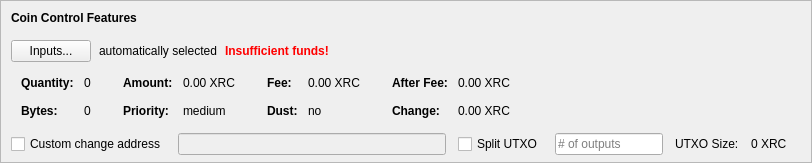
    <widget class="QFrame" name="frameCoinControl">
     <property name="sizePolicy">
      <sizepolicy hsizetype="Expanding" vsizetype="Expanding">
       <horstretch>0</horstretch>
       <verstretch>0</verstretch>
      </sizepolicy>
     </property>
     <property name="maximumSize">
      <size>
       <width>16777215</width>
       <height>16777215</height>
      </size>
     </property>
     <property name="frameShape">
      <enum>QFrame::StyledPanel</enum>
     </property>
     <property name="frameShadow">
      <enum>QFrame::Sunken</enum>
     </property>
     <layout class="QVBoxLayout" name="verticalLayoutCoinControl2">
      <property name="spacing">
       <number>0</number>
      </property>
      <property name="leftMargin">
       <number>0</number>
      </property>
      <property name="topMargin">
       <number>0</number>
      </property>
      <property name="rightMargin">
       <number>0</number>
      </property>
      <property name="bottomMargin">
       <number>6</number>
      </property>
      <item>
       <layout class="QVBoxLayout" name="verticalLayoutCoinControl" stretch="0,0,0,0,1">
        <property name="spacing">
         <number>0</number>
        </property>
        <property name="leftMargin">
         <number>10</number>
        </property>
        <property name="topMargin">
         <number>10</number>
        </property>
        <item>
         <layout class="QHBoxLayout" name="horizontalLayoutCoinControl1">
          <property name="bottomMargin">
           <number>15</number>
          </property>
          <item>
           <widget class="QLabel" name="labelCoinControlFeatures">
            <property name="sizePolicy">
             <sizepolicy hsizetype="Preferred" vsizetype="Maximum">
              <horstretch>0</horstretch>
              <verstretch>0</verstretch>
             </sizepolicy>
            </property>
            <property name="font">
             <font>
              <weight>75</weight>
              <bold>true</bold>
             </font>
            </property>
            <property name="styleSheet">
             <string notr="true">font-weight:bold;</string>
            </property>
            <property name="text">
             <string>Coin Control Features</string>
            </property>
           </widget>
          </item>
         </layout>
        </item>
        <item>
         <layout class="QHBoxLayout" name="horizontalLayoutCoinControl2" stretch="0,0,0,0">
          <property name="spacing">
           <number>8</number>
          </property>
          <property name="bottomMargin">
           <number>10</number>
          </property>
          <item>
           <widget class="QPushButton" name="pushButtonCoinControl">
            <property name="styleSheet">
             <string notr="true"/>
            </property>
            <property name="text">
             <string>Inputs...</string>
            </property>
            <property name="autoDefault">
             <bool>false</bool>
            </property>
           </widget>
          </item>
          <item>
           <widget class="QLabel" name="labelCoinControlAutomaticallySelected">
            <property name="text">
             <string>automatically selected</string>
            </property>
            <property name="margin">
             <number>5</number>
            </property>
           </widget>
          </item>
          <item>
           <widget class="QLabel" name="labelCoinControlInsuffFunds">
            <property name="font">
             <font>
              <weight>75</weight>
              <bold>true</bold>
             </font>
            </property>
            <property name="styleSheet">
             <string notr="true">color:red;font-weight:bold;</string>
            </property>
            <property name="text">
             <string>Insufficient funds!</string>
            </property>
            <property name="margin">
             <number>5</number>
            </property>
           </widget>
          </item>
          <item>
           <spacer name="horizontalSpacerCoinControl">
            <property name="orientation">
             <enum>Qt::Horizontal</enum>
            </property>
            <property name="sizeHint" stdset="0">
             <size>
              <width>40</width>
              <height>1</height>
             </size>
            </property>
           </spacer>
          </item>
         </layout>
        </item>
        <item>
         <widget class="QWidget" name="widgetCoinControl" native="true">
          <property name="sizePolicy">
           <sizepolicy hsizetype="Preferred" vsizetype="Preferred">
            <horstretch>0</horstretch>
            <verstretch>0</verstretch>
           </sizepolicy>
          </property>
          <property name="minimumSize">
           <size>
            <width>0</width>
            <height>0</height>
           </size>
          </property>
          <property name="styleSheet">
           <string notr="true"/>
          </property>
          <layout class="QHBoxLayout" name="horizontalLayoutCoinControl5">
           <property name="leftMargin">
            <number>0</number>
           </property>
           <property name="topMargin">
            <number>0</number>
           </property>
           <property name="rightMargin">
            <number>0</number>
           </property>
           <property name="bottomMargin">
            <number>0</number>
           </property>
           <item>
            <layout class="QHBoxLayout" name="horizontalLayoutCoinControl3" stretch="0,0,0,1">
             <property name="spacing">
              <number>20</number>
             </property>
             <property name="topMargin">
              <number>0</number>
             </property>
             <property name="bottomMargin">
              <number>10</number>
             </property>
             <item>
              <layout class="QFormLayout" name="formLayoutCoinControl1">
               <property name="horizontalSpacing">
                <number>10</number>
               </property>
               <property name="verticalSpacing">
                <number>14</number>
               </property>
               <property name="leftMargin">
                <number>10</number>
               </property>
               <property name="topMargin">
                <number>4</number>
               </property>
               <property name="rightMargin">
                <number>6</number>
               </property>
               <item row="0" column="0">
                <widget class="QLabel" name="labelCoinControlQuantityText">
                 <property name="font">
                  <font>
                   <weight>75</weight>
                   <bold>true</bold>
                  </font>
                 </property>
                 <property name="text">
                  <string>Quantity:</string>
                 </property>
                 <property name="margin">
                  <number>0</number>
                 </property>
                </widget>
               </item>
               <item row="0" column="1">
                <widget class="QLabel" name="labelCoinControlQuantity">
                 <property name="cursor">
                  <cursorShape>IBeamCursor</cursorShape>
                 </property>
                 <property name="contextMenuPolicy">
                  <enum>Qt::ActionsContextMenu</enum>
                 </property>
                 <property name="text">
                  <string notr="true">0</string>
                 </property>
                 <property name="margin">
                  <number>0</number>
                 </property>
                 <property name="textInteractionFlags">
                  <set>Qt::LinksAccessibleByMouse|Qt::TextSelectableByKeyboard|Qt::TextSelectableByMouse</set>
                 </property>
                </widget>
               </item>
               <item row="1" column="0">
                <widget class="QLabel" name="labelCoinControlBytesText">
                 <property name="font">
                  <font>
                   <weight>75</weight>
                   <bold>true</bold>
                  </font>
                 </property>
                 <property name="text">
                  <string>Bytes:</string>
                 </property>
                </widget>
               </item>
               <item row="1" column="1">
                <widget class="QLabel" name="labelCoinControlBytes">
                 <property name="cursor">
                  <cursorShape>IBeamCursor</cursorShape>
                 </property>
                 <property name="contextMenuPolicy">
                  <enum>Qt::ActionsContextMenu</enum>
                 </property>
                 <property name="text">
                  <string notr="true">0</string>
                 </property>
                 <property name="textInteractionFlags">
                  <set>Qt::LinksAccessibleByMouse|Qt::TextSelectableByKeyboard|Qt::TextSelectableByMouse</set>
                 </property>
                </widget>
               </item>
              </layout>
             </item>
             <item>
              <layout class="QFormLayout" name="formLayoutCoinControl2">
               <property name="horizontalSpacing">
                <number>10</number>
               </property>
               <property name="verticalSpacing">
                <number>14</number>
               </property>
               <property name="leftMargin">
                <number>6</number>
               </property>
               <property name="topMargin">
                <number>4</number>
               </property>
               <property name="rightMargin">
                <number>6</number>
               </property>
               <item row="0" column="0">
                <widget class="QLabel" name="labelCoinControlAmountText">
                 <property name="font">
                  <font>
                   <weight>75</weight>
                   <bold>true</bold>
                  </font>
                 </property>
                 <property name="text">
                  <string>Amount:</string>
                 </property>
                 <property name="margin">
                  <number>0</number>
                 </property>
                </widget>
               </item>
               <item row="0" column="1">
                <widget class="QLabel" name="labelCoinControlAmount">
                 <property name="cursor">
                  <cursorShape>IBeamCursor</cursorShape>
                 </property>
                 <property name="contextMenuPolicy">
                  <enum>Qt::ActionsContextMenu</enum>
                 </property>
                 <property name="text">
                  <string notr="true">0.00 XRC</string>
                 </property>
                 <property name="textInteractionFlags">
                  <set>Qt::LinksAccessibleByMouse|Qt::TextSelectableByKeyboard|Qt::TextSelectableByMouse</set>
                 </property>
                </widget>
               </item>
               <item row="1" column="0">
                <widget class="QLabel" name="labelCoinControlPriorityText">
                 <property name="font">
                  <font>
                   <weight>75</weight>
                   <bold>true</bold>
                  </font>
                 </property>
                 <property name="text">
                  <string>Priority:</string>
                 </property>
                </widget>
               </item>
               <item row="1" column="1">
                <widget class="QLabel" name="labelCoinControlPriority">
                 <property name="cursor">
                  <cursorShape>IBeamCursor</cursorShape>
                 </property>
                 <property name="contextMenuPolicy">
                  <enum>Qt::ActionsContextMenu</enum>
                 </property>
                 <property name="text">
                  <string>medium</string>
                 </property>
                 <property name="textInteractionFlags">
                  <set>Qt::LinksAccessibleByMouse|Qt::TextSelectableByKeyboard|Qt::TextSelectableByMouse</set>
                 </property>
                </widget>
               </item>
              </layout>
             </item>
             <item>
              <layout class="QFormLayout" name="formLayoutCoinControl3">
               <property name="horizontalSpacing">
                <number>10</number>
               </property>
               <property name="verticalSpacing">
                <number>14</number>
               </property>
               <property name="leftMargin">
                <number>6</number>
               </property>
               <property name="topMargin">
                <number>4</number>
               </property>
               <property name="rightMargin">
                <number>6</number>
               </property>
               <item row="0" column="0">
                <widget class="QLabel" name="labelCoinControlFeeText">
                 <property name="font">
                  <font>
                   <weight>75</weight>
                   <bold>true</bold>
                  </font>
                 </property>
                 <property name="text">
                  <string>Fee:</string>
                 </property>
                 <property name="margin">
                  <number>0</number>
                 </property>
                </widget>
               </item>
               <item row="0" column="1">
                <widget class="QLabel" name="labelCoinControlFee">
                 <property name="cursor">
                  <cursorShape>IBeamCursor</cursorShape>
                 </property>
                 <property name="contextMenuPolicy">
                  <enum>Qt::ActionsContextMenu</enum>
                 </property>
                 <property name="text">
                  <string notr="true">0.00 XRC</string>
                 </property>
                 <property name="textInteractionFlags">
                  <set>Qt::LinksAccessibleByMouse|Qt::TextSelectableByKeyboard|Qt::TextSelectableByMouse</set>
                 </property>
                </widget>
               </item>
               <item row="1" column="0">
                <widget class="QLabel" name="labelCoinControlLowOutputText">
                 <property name="font">
                  <font>
                   <weight>75</weight>
                   <bold>true</bold>
                  </font>
                 </property>
                 <property name="text">
                  <string>Dust:</string>
                 </property>
                </widget>
               </item>
               <item row="1" column="1">
                <widget class="QLabel" name="labelCoinControlLowOutput">
                 <property name="cursor">
                  <cursorShape>IBeamCursor</cursorShape>
                 </property>
                 <property name="contextMenuPolicy">
                  <enum>Qt::ActionsContextMenu</enum>
                 </property>
                 <property name="text">
                  <string>no</string>
                 </property>
                 <property name="textInteractionFlags">
                  <set>Qt::LinksAccessibleByMouse|Qt::TextSelectableByKeyboard|Qt::TextSelectableByMouse</set>
                 </property>
                </widget>
               </item>
              </layout>
             </item>
             <item>
              <layout class="QFormLayout" name="formLayoutCoinControl4">
               <property name="horizontalSpacing">
                <number>10</number>
               </property>
               <property name="verticalSpacing">
                <number>14</number>
               </property>
               <property name="leftMargin">
                <number>6</number>
               </property>
               <property name="topMargin">
                <number>4</number>
               </property>
               <property name="rightMargin">
                <number>6</number>
               </property>
               <item row="0" column="0">
                <widget class="QLabel" name="labelCoinControlAfterFeeText">
                 <property name="font">
                  <font>
                   <weight>75</weight>
                   <bold>true</bold>
                  </font>
                 </property>
                 <property name="text">
                  <string>After Fee:</string>
                 </property>
                 <property name="margin">
                  <number>0</number>
                 </property>
                </widget>
               </item>
               <item row="0" column="1">
                <widget class="QLabel" name="labelCoinControlAfterFee">
                 <property name="cursor">
                  <cursorShape>IBeamCursor</cursorShape>
                 </property>
                 <property name="contextMenuPolicy">
                  <enum>Qt::ActionsContextMenu</enum>
                 </property>
                 <property name="text">
                  <string notr="true">0.00 XRC</string>
                 </property>
                 <property name="textInteractionFlags">
                  <set>Qt::LinksAccessibleByMouse|Qt::TextSelectableByKeyboard|Qt::TextSelectableByMouse</set>
                 </property>
                </widget>
               </item>
               <item row="1" column="0">
                <widget class="QLabel" name="labelCoinControlChangeText">
                 <property name="font">
                  <font>
                   <weight>75</weight>
                   <bold>true</bold>
                  </font>
                 </property>
                 <property name="text">
                  <string>Change:</string>
                 </property>
                </widget>
               </item>
               <item row="1" column="1">
                <widget class="QLabel" name="labelCoinControlChange">
                 <property name="cursor">
                  <cursorShape>IBeamCursor</cursorShape>
                 </property>
                 <property name="contextMenuPolicy">
                  <enum>Qt::ActionsContextMenu</enum>
                 </property>
                 <property name="text">
                  <string notr="true">0.00 XRC</string>
                 </property>
                 <property name="textInteractionFlags">
                  <set>Qt::LinksAccessibleByMouse|Qt::TextSelectableByKeyboard|Qt::TextSelectableByMouse</set>
                 </property>
                </widget>
               </item>
              </layout>
             </item>
            </layout>
           </item>
          </layout>
         </widget>
        </item>
        <item>
         <layout class="QHBoxLayout" name="horizontalLayoutCoinControl4" stretch="0,0,0,0,0,0,0">
          <property name="spacing">
           <number>12</number>
          </property>
          <property name="sizeConstraint">
           <enum>QLayout::SetDefaultConstraint</enum>
          </property>
          <property name="topMargin">
           <number>5</number>
          </property>
          <property name="rightMargin">
           <number>5</number>
          </property>
          <item>
           <widget class="QCheckBox" name="checkBoxCoinControlChange">
            <property name="toolTip">
             <string>If this is activated, but the change address is empty or invalid, change will be sent to a newly generated address.</string>
            </property>
            <property name="text">
             <string>Custom change address</string>
            </property>
           </widget>
          </item>
          <item>
           <widget class="QValidatedLineEdit" name="lineEditCoinControlChange">
            <property name="enabled">
             <bool>false</bool>
            </property>
            <property name="sizePolicy">
             <sizepolicy hsizetype="Expanding" vsizetype="Fixed">
              <horstretch>0</horstretch>
              <verstretch>0</verstretch>
             </sizepolicy>
            </property>
           </widget>
          </item>
          <item>
           <widget class="QCheckBox" name="splitBlockCheckBox">
            <property name="text">
             <string>Split UTXO</string>
            </property>
           </widget>
          </item>
          <item>
           <widget class="QLineEdit" name="splitBlockLineEdit">
            <property name="sizePolicy">
             <sizepolicy hsizetype="Fixed" vsizetype="Fixed">
              <horstretch>50</horstretch>
              <verstretch>0</verstretch>
             </sizepolicy>
            </property>
            <property name="placeholderText">
             <string># of outputs</string>
            </property>
           </widget>
          </item>
          <item>
           <widget class="QLabel" name="labelBlockSizeText">
            <property name="text">
             <string>UTXO Size:</string>
            </property>
           </widget>
          </item>
          <item>
           <widget class="QLabel" name="labelBlockSize">
            <property name="text">
             <string>0 XRC</string>
            </property>
           </widget>
          </item>
          <item>
           <widget class="QLabel" name="labelCoinControlChangeLabel">
            <property name="sizePolicy">
             <sizepolicy hsizetype="Preferred" vsizetype="Expanding">
              <horstretch>0</horstretch>
              <verstretch>0</verstretch>
             </sizepolicy>
            </property>
            <property name="minimumSize">
             <size>
              <width>0</width>
              <height>0</height>
             </size>
            </property>
            <property name="text">
             <string/>
            </property>
            <property name="margin">
             <number>3</number>
            </property>
           </widget>
          </item>
         </layout>
        </item>
        <item>
         <spacer name="verticalSpacerCoinControl">
          <property name="orientation">
           <enum>Qt::Vertical</enum>
          </property>
          <property name="sizeHint" stdset="0">
           <size>
            <width>800</width>
            <height>1</height>
           </size>
          </property>
         </spacer>
        </item>
       </layout>
      </item>
     </layout>
    </widget>
